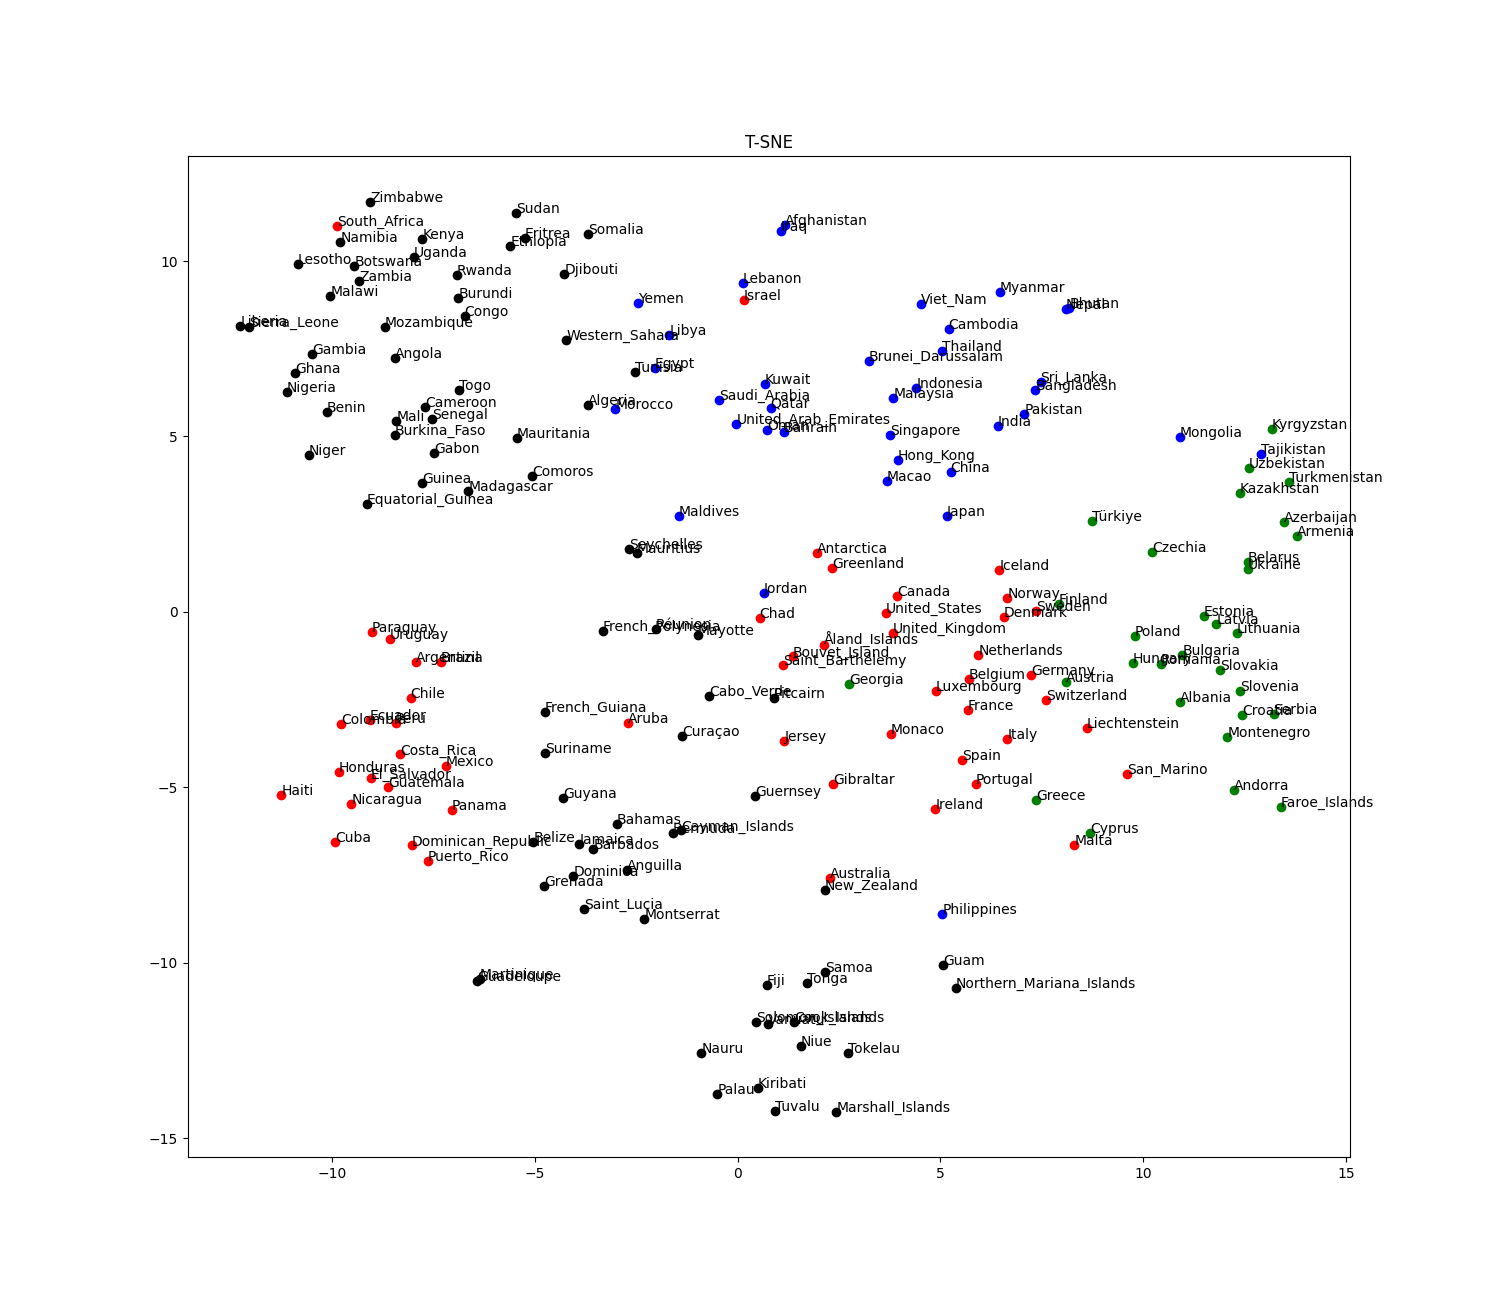

Here is the Python script that generated this plot:
import gensim
import matplotlib.pyplot as plt
import numpy as np
import pycountry
from sklearn.manifold import TSNE
from sklearn.cluster import KMeans



model = gensim.models.KeyedVectors.load_word2vec_format('./GoogleNews-vectors-negative300.bin', binary=True)

countrys = pycountry.countries
country_name = []
for country in countrys:
    country_name.append(country.name.replace(' ', '_'))

vec_list = []
country_name_fix = []

for name in country_name:
    try:
        vec = np.array(model.get_vector(name),"float64")
        vec_list.append(vec)
        country_name_fix.append(name)
    except:
        pass

vec_list = np.array(vec_list)
tsne = TSNE(n_components=2)
X_tsne = tsne.fit_transform(vec_list)
pred = KMeans(n_clusters = 5, random_state=42).fit_predict(vec_list)

plt.figure(figsize=(15, 13))
col_list = ["Blue", "Red", "Green", "Black"]
for X, name, km in zip(X_tsne, country_name_fix, pred):
    plt.plot(X[0], X[1], color = col_list[km-1], marker="o")
    plt.annotate(name, xy=(X[0], X[1]))
plt.title("T-SNE")
plt.savefig("59.png")
plt.show()